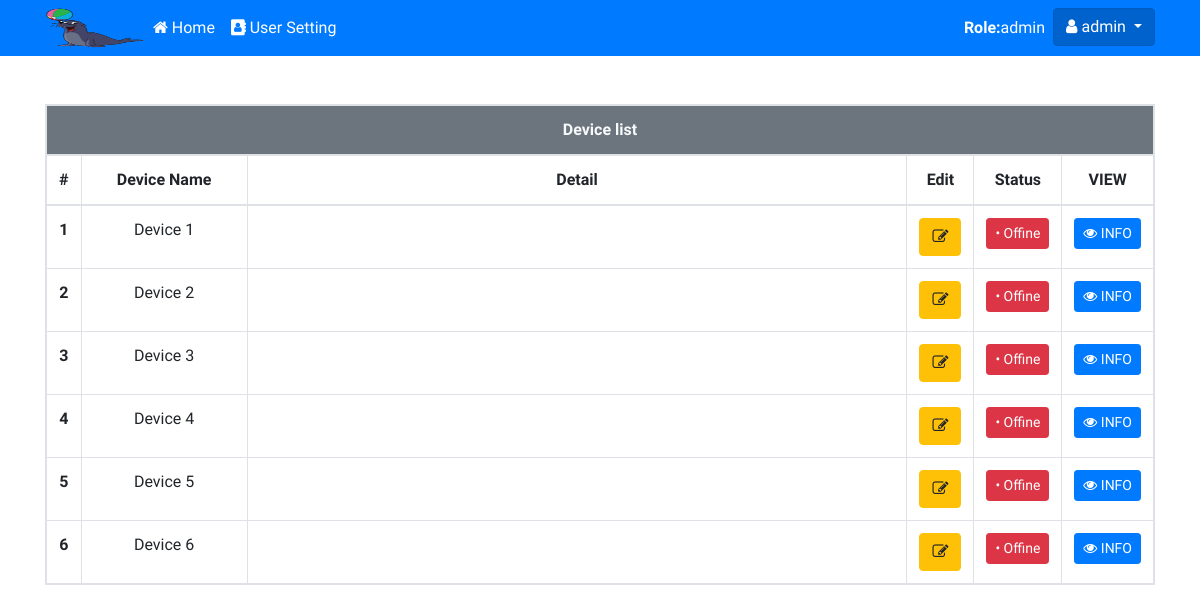
Page /admin/index.php (signed in) on the committed database.
### tables this page shows
CREATE TABLE `tbl_device` (
  `dv_id` int(10) NOT NULL,
  `dv_name` varchar(255) NOT NULL,
  `dv_detail` varchar(255) NOT NULL,
  `dv_t_min` varchar(25) NOT NULL,
  `dv_t_max` varchar(25) NOT NULL,
  `dv_s_min` varchar(25) NOT NULL,
  `dv_s_max` varchar(25) NOT NULL,
  `dv_line_tk` varchar(100) NOT NULL
);

### admin/index.php (the view, shortened to what this page needs)
<?php include_once('header.php'); ?>
</head>
<body>
  <?php include_once('import_navbar.php'); ?>
  <div class="container mt-5">
    <table class="table table-bordered table-responsive" id="show_device" width="100%">
      <thead>
        <tr>
          <th scope="col" colspan="8" class="bg-secondary text-light">Device list</th>
        </tr>
        <tr>
          <th scope="col" class="align-self-center" width="1%">#</th>
          <th scope="col" width="15%">Device Name</th>
          <th scope="col">Detail</th>
          <th scope="col" width="1%">Edit</th>
          <th scope="col" width="1%">Status</th>
          <th scope="col" width="1%">VIEW</th>
        </tr>
      </thead>
      <tbody>
        <?php
        $obj_dbcon = new dbcon;
        $get_device = $obj_dbcon->fetch_device();
        while ($fetch_device = $get_device->fetch_array()) {
        ?>
          <tr>
            <th scope="row"><?php echo$fetch_device['dv_id'];?></th>
            <td><?php echo$fetch_device['dv_name'];?></td>
            <td style="text-align:left;"><?php echo$fetch_device['dv_detail'];?></td>
            <td><a href="edit_device_list.php?dv_id=<?php echo $fetch_device['dv_id']; ?>"><button class="btn btn-warning"><i class="fa fa-pencil-square-o" aria-hidden="true"></i></button></a></td>
            <td><?php echo $check_status_device = $obj_dbcon->check_status_device($fetch_device['dv_id']);?></td>
            <td><a href="show_device.php?dv_id=<?php echo$fetch_device['dv_id'];?>"><button class="btn btn-primary btn-sm"><i class="fa fa-eye" aria-hidden="true"></i> INFO</button></a></td>
          </tr>
        <?php
        }
        ?>
      </tbody>
    </table>
  </div>
</body>
</html>

### admin/header.php (shortened to what this page needs)
<?php
require_once('../functions.php');
?>
<!DOCTYPE html>
<html lang="en">
<head>
    <link rel="stylesheet" href="https://maxcdn.bootstrapcdn.com/bootstrap/4.0.0/css/bootstrap.min.css">
    <link rel="stylesheet" href="https://cdnjs.cloudflare.com/ajax/libs/font-awesome/4.7.0/css/font-awesome.min.css">
    <link rel="stylesheet" href="../css/style.css">

### admin/import_navbar.php (shortened to what this page needs)
<nav class="navbar navbar-expand-lg navbar-dark bg-primary">
        <div class="container">
            <a href="index.php"><img src="../seal.png" width="100" height="40" alt=""></a>
            <div class="collapse navbar-collapse" id="navbarSupportedContent">
                <ul class="navbar-nav mr-auto">
                    <li class="nav-item active">
                        <a class="nav-link" href="index.php"><i class="fa fa-home" aria-hidden="true"></i> Home<span class="sr-only">(current)</span></a>
                    </li>
                    <li class="nav-item active">
                        <a class="nav-link" href="show_user.php"><i class="fa fa-address-book" aria-hidden="true"></i> User Setting</a>
                    </li>
                </ul>
                <ul class="navbar-nav ml-auto">
                    <li class="nav-item active">
                        <span class="nav-link"><b>Role:</b><?php echo$_SESSION['sess_u_type'];?></span>
                    </li>
                    <div class="dropdown">
                        <button class="btn btn-primary active dropdown-toggle" type="button" id="dropdownMenuButton" data-toggle="dropdown" aria-haspopup="true" aria-expanded="false">
                        <i class="fa fa-user" aria-hidden="true"> </i>
                            <?php
                            echo $_SESSION['sess_u_user'];
                            ?>
                        </button>
                    </div>
                </ul>
            </div>
        </div>
    </nav>

### functions.php (shortened to what this page needs)
<?php
class dbcon
{
    public function __construct()
    {
        $this->dbcon = new mysqli(DB_SERVER, DB_USER, DB_PASS, DB_NAME);
    }
    function fetch_device()
    {
        $result = $this->dbcon->query("SELECT * FROM tbl_device");
        return $result;
    }
    function check_status_device($dv_id)
    {
        $result_send = $this->dbcon->query("SELECT *,NOW() as dt_now FROM tbl_data WHERE dv_id='$dv_id' ORDER BY data_id DESC LIMIT 1");
        $fetch_send = $result_send->fetch_array();
        if (!$fetch_send) {
            echo "<button class='btn btn-danger btn-sm'>• Offine</button>";
        } else {
            $recv = $fetch_send['Date'] . ' ' . $fetch_send['Time'];
            $recv_now = $fetch_send['dt_now'];
            $date1 = strtotime("$recv");
            $date2 = strtotime("$recv_now");
            $interval = $date2 - $date1;
            $seconds = $interval % 60;
            $minutes = floor(($interval % 3600) / 60);
            $hours = floor($interval / 3600);
            if ($hours > 0) {
                echo "<button class='btn btn-danger btn-sm'>• Offine</button>";
            }else if($hours >= 0 && $minutes >= 2){
                echo "<button class='btn btn-danger btn-sm'>• Offine</button>";
            }
            else{
                echo "<button class='btn btn-success btn-sm'>• Online</button>";
            }
        }
    }
}

### css/style.css (style rules this page uses)
body { font-family: 'Sarabun', sans-serif; }
tr,td ,th > #show_device { text-align: center; vertical-align: middle; }

### rows in the picture
tbl_device: dv_id "1", dv_name "Device 1", shows "• Offine"
tbl_device: dv_id "2", dv_name "Device 2", shows "• Offine"
tbl_device: dv_id "3", dv_name "Device 3", shows "• Offine"
tbl_device: dv_id "4", dv_name "Device 4", shows "• Offine"
tbl_device: dv_id "5", dv_name "Device 5", shows "• Offine"
tbl_device: dv_id "6", dv_name "Device 6", shows "• Offine"

### other values in the picture
$_SESSION['sess_u_type'] "admin"
$_SESSION['sess_u_user'] "admin"
